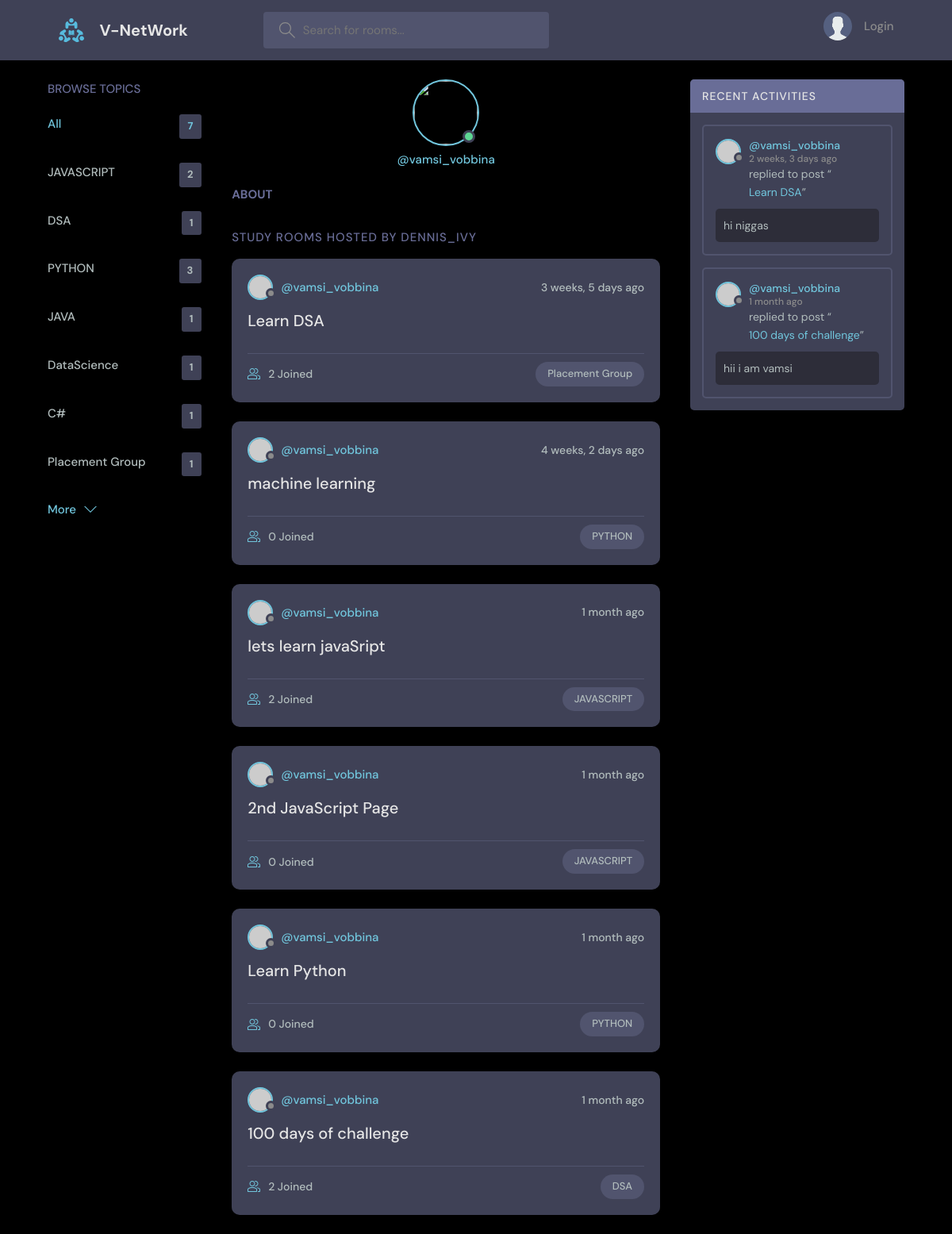
Page /profile/1/ on the committed database.
### base/models.py (models this page shows, shortened)
class Topic(models.Model):
    name= models.CharField(max_length=200)

class Room(models.Model):
    host= models.ForeignKey(User,on_delete=models.SET_NULL,null=True)
    topic= models.ForeignKey(Topic,on_delete= models.SET_NULL,null=True)
    name= models.CharField(max_length=200)
    description= models.TextField(null =True, blank=True)
    participants=models.ManyToManyField(User,related_name='participants',blank =True)
    updated =models.DateTimeField(auto_now=True)
    created = models.DateField(auto_now_add=True)
    class Meta:
        ordering =['-updated','-created']

class Message(models.Model):
    user= models.ForeignKey(User,on_delete=models.CASCADE)
    room =models.ForeignKey(Room,on_delete=models.CASCADE)
    body= models.TextField()
    updated =models.DateTimeField(auto_now=True)
    created = models.DateField(auto_now_add=True)
    class Meta:
        ordering =['-updated','-created']

### base/views.py (the view)
# urls.py: path('profile/<str:pk>/',views.userProfile,name= 'user-profile'),
def userProfile(request,pk):
    user= User.objects.get(id=pk)
    rooms=user.room_set.all()
    room_messages= user.message_set.all()
    topics= Topic.objects.all()
    context= {'user':user, 'rooms':rooms, 'room_messages': room_messages, 'topics':topics}
    return render(request,'base/profile.html',context)

### base/templates/base/profile.html (shortened to what this page needs)
{% extends 'main.html' %}
{% block content %}
<main class="profile-page layout layout--3">
  <div class="container">
    {% include 'base/topics_component.html' %}
    <div class="roomList">
      <div class="profile">
        <div class="profile__avatar">
          <div class="avatar avatar--large active">
            <img src="{{user.avatar.url}}" />
          </div>
        </div>
        <div class="profile__info">
          <p>@{{user.username}}</p>
        </div>
        <div class="profile__about">
          <h3>About</h3>
        </div>
      </div>
      <div class="roomList__header">
        <div>
          <h2>Study Rooms Hosted by dennis_ivy</a>
          </h2>
        </div>
      </div>
      {% include 'base/feed_component.html' %}
    </div>
    {% include 'base/activity_component.html' %}
  </div>
</main>
{% endblock content %}

### base/templates/base/topics_component.html
<div class="topics">
    <div class="topics__header">
        <h2>Browse Topics</h2>
    </div>
    <ul class="topics__list">
        <li>
            <a href="{% url 'home' %}" class="active">All <span>{{topics.count}}</span></a>
        </li>
        {% for topic in topics %}
        <li>
            <a href="{% url 'home' %}?q={{topic.name}}">{{topic.name}}<span>{{topic.room_set.all.count}}</span></a>
        </li>
        {% endfor %}
    </ul>
    <a class="btn btn--link" href="{% url 'topics'  %}">
        More
        <svg version="1.1" xmlns="http://www.w3.org/2000/svg" width="32" height="32" viewBox="0 0 32 32">
            <title>chevron-down</title>
            <path d="M16 21l-13-13h-3l16 16 16-16h-3l-13 13z"></path>
        </svg>
    </a>
</div>

### base/templates/base/feed_component.html (shortened to what this page needs)
{% for room in rooms %}
<div class="roomListRoom">
    <div class="roomListRoom__header">
      <a href="{% url 'user-profile' room.host.id %}" class="roomListRoom__author">
        <div class="avatar avatar--small">
          <img src="https://randomuser.me/api/portraits/men/11.jpg" />
        </div>
        <span>@{{room.host.username}}</span>
      </a>
      <div class="roomListRoom__actions">
        <span>{{room.created|timesince }} ago</span>
      </div>
    </div>
    <div class="roomListRoom__content">
      <a href="{% url 'room' room.id %}">{{room.name}}</a>
    </div>
    <div class="roomListRoom__meta">
      <a href="{% url 'room' room.id %}" class="roomListRoom__joined">
        {{room.participants.all.count}} Joined
      </a>
      <p class="roomListRoom__topic">{{room.topic.name}}</p>
    </div>
  </div>
{% endfor %}

### base/templates/base/activity_component.html (shortened to what this page needs)
<div class="activities">
    <div class="activities__header">
      <h2>Recent Activities</h2>
    </div>
    {% for message in room_messages %}
    <div class="activities__box">
      <div class="activities__boxHeader roomListRoom__header">
        <a href="{% url 'user-profile' message.user.id %}" class="roomListRoom__author">
          <div class="avatar avatar--small">
            <img src="https://randomuser.me/api/portraits/women/11.jpg" />
          </div>
          <p>
            @{{message.user}}
            <span>{{message.created|timesince}} ago</span>
          </p>
        </a>
      </div>
      <div class="activities__boxContent">
        <p>replied to post “<a href="{% url 'room'  message.room.id}">{{message.room.name}}</a>”</p>
        <div class="activities__boxRoomContent">
          {{message.body}}
        </div>
      </div>
    </div>
  </div>

### rows in the picture
Topic: name "JAVASCRIPT", room_set.all.count "2"
Topic: name "DSA", room_set.all.count "1"
Topic: name "PYTHON", room_set.all.count "3"
Topic: name "JAVA", room_set.all.count "1"
Topic: name "DataScience", room_set.all.count "1"
Topic: name "C#", room_set.all.count "1"
Topic: name "Placement Group", room_set.all.count "1"
Room: host.username "vamsi_vobbina", created "3 weeks, 5 days", name "Learn DSA", participants.all.count "2", topic.name "Placement Group"
Room: host.username "vamsi_vobbina", created "4 weeks, 2 days", name "machine learning", participants.all.count "0", topic.name "PYTHON"
Room: host.username "vamsi_vobbina", created "1 month", name "lets learn javaSript", participants.all.count "2", topic.name "JAVASCRIPT"
Room: host.username "vamsi_vobbina", created "1 month", name "2nd JavaScript Page", participants.all.count "0", topic.name "JAVASCRIPT"
Room: host.username "vamsi_vobbina", created "1 month", name "Learn Python", participants.all.count "0", topic.name "PYTHON"
Room: host.username "vamsi_vobbina", created "1 month", name "100 days of challenge", participants.all.count "2", topic.name "DSA"
Message: user "vamsi_vobbina", created "2 weeks, 3 days", room.name "Learn DSA", body "hi niggas"
Message: user "vamsi_vobbina", created "1 month", room.name "100 days of challenge", body "hii i am vamsi"

### other values in the picture
{{ topics.count }} "7"
{{ user.username }} "vamsi_vobbina"
